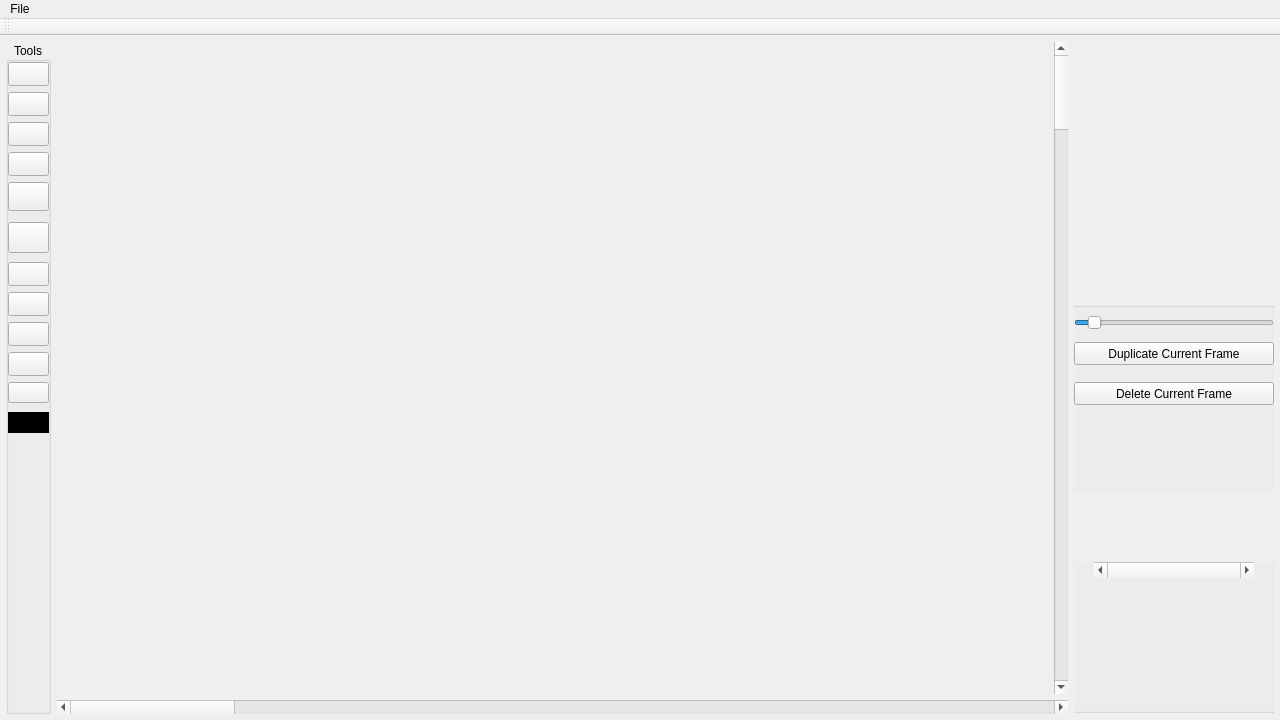
<?xml version="1.0" encoding="UTF-8"?>
<ui version="4.0">
 <class>View</class>
 <widget class="QMainWindow" name="View">
  <property name="geometry">
   <rect>
    <x>0</x>
    <y>0</y>
    <width>1280</width>
    <height>720</height>
   </rect>
  </property>
  <property name="sizePolicy">
   <sizepolicy hsizetype="Fixed" vsizetype="Preferred">
    <horstretch>0</horstretch>
    <verstretch>0</verstretch>
   </sizepolicy>
  </property>
  <property name="windowTitle">
   <string>Spredator</string>
  </property>
  <widget class="QWidget" name="centralWidget">
   <layout class="QHBoxLayout" name="horizontalLayout_5">
    <property name="leftMargin">
     <number>6</number>
    </property>
    <property name="topMargin">
     <number>6</number>
    </property>
    <property name="rightMargin">
     <number>6</number>
    </property>
    <property name="bottomMargin">
     <number>6</number>
    </property>
    <item>
     <spacer name="verticalSpacer">
      <property name="orientation">
       <enum>Qt::Vertical</enum>
      </property>
      <property name="sizeHint" stdset="0">
       <size>
        <width>0</width>
        <height>40</height>
       </size>
      </property>
     </spacer>
    </item>
    <item>
     <widget class="QGroupBox" name="groupBox">
      <property name="sizePolicy">
       <sizepolicy hsizetype="Maximum" vsizetype="Preferred">
        <horstretch>0</horstretch>
        <verstretch>0</verstretch>
       </sizepolicy>
      </property>
      <property name="maximumSize">
       <size>
        <width>45</width>
        <height>16777215</height>
       </size>
      </property>
      <property name="title">
       <string>Tools</string>
      </property>
      <property name="alignment">
       <set>Qt::AlignCenter</set>
      </property>
      <widget class="QPushButton" name="penButton">
       <property name="geometry">
        <rect>
         <x>2</x>
         <y>20</y>
         <width>41</width>
         <height>24</height>
        </rect>
       </property>
       <property name="text">
        <string/>
       </property>
       <property name="icon">
        <iconset resource="images.qrc">
         <normaloff>:/new/prefix1/Icons/if_15.Pencil_290135.png</normaloff>:/new/prefix1/Icons/if_15.Pencil_290135.png</iconset>
       </property>
      </widget>
      <widget class="QPushButton" name="eraseButton">
       <property name="geometry">
        <rect>
         <x>2</x>
         <y>50</y>
         <width>41</width>
         <height>24</height>
        </rect>
       </property>
       <property name="text">
        <string/>
       </property>
       <property name="icon">
        <iconset resource="images.qrc">
         <normaloff>:/new/prefix1/Icons/Eraser-2-icon.png</normaloff>:/new/prefix1/Icons/Eraser-2-icon.png</iconset>
       </property>
      </widget>
      <widget class="QPushButton" name="fillButton">
       <property name="geometry">
        <rect>
         <x>2</x>
         <y>80</y>
         <width>41</width>
         <height>24</height>
        </rect>
       </property>
       <property name="text">
        <string/>
       </property>
       <property name="icon">
        <iconset resource="images.qrc">
         <normaloff>:/new/prefix1/Icons/if_fill_45555(1).png</normaloff>:/new/prefix1/Icons/if_fill_45555(1).png</iconset>
       </property>
      </widget>
      <widget class="QPushButton" name="rectangleButton">
       <property name="geometry">
        <rect>
         <x>2</x>
         <y>110</y>
         <width>41</width>
         <height>24</height>
        </rect>
       </property>
       <property name="text">
        <string/>
       </property>
       <property name="icon">
        <iconset resource="images.qrc">
         <normaloff>:/new/prefix1/Icons/rectangle-icon.png</normaloff>:/new/prefix1/Icons/rectangle-icon.png</iconset>
       </property>
      </widget>
      <widget class="QPushButton" name="zoomOutButton">
       <property name="geometry">
        <rect>
         <x>2</x>
         <y>250</y>
         <width>41</width>
         <height>24</height>
        </rect>
       </property>
       <property name="text">
        <string/>
       </property>
       <property name="icon">
        <iconset resource="images.qrc">
         <normaloff>:/new/prefix1/Icons/if_zoom_out_37560.png</normaloff>:/new/prefix1/Icons/if_zoom_out_37560.png</iconset>
       </property>
      </widget>
      <widget class="QPushButton" name="redoButton">
       <property name="geometry">
        <rect>
         <x>2</x>
         <y>280</y>
         <width>41</width>
         <height>24</height>
        </rect>
       </property>
       <property name="text">
        <string/>
       </property>
       <property name="icon">
        <iconset resource="images.qrc">
         <normaloff>:/new/prefix1/Icons/if_redo_37543.png</normaloff>:/new/prefix1/Icons/if_redo_37543.png</iconset>
       </property>
      </widget>
      <widget class="QPushButton" name="undoButton">
       <property name="geometry">
        <rect>
         <x>2</x>
         <y>310</y>
         <width>41</width>
         <height>24</height>
        </rect>
       </property>
       <property name="layoutDirection">
        <enum>Qt::LeftToRight</enum>
       </property>
       <property name="text">
        <string/>
       </property>
       <property name="icon">
        <iconset resource="images.qrc">
         <normaloff>:/new/prefix1/Icons/if_undo_37543.png</normaloff>:/new/prefix1/Icons/if_undo_37543.png</iconset>
       </property>
      </widget>
      <widget class="QPushButton" name="lineButton">
       <property name="geometry">
        <rect>
         <x>2</x>
         <y>140</y>
         <width>41</width>
         <height>29</height>
        </rect>
       </property>
       <property name="text">
        <string/>
       </property>
       <property name="icon">
        <iconset resource="images.qrc">
         <normaloff>:/new/prefix1/Icons/line-icon.png</normaloff>:/new/prefix1/Icons/line-icon.png</iconset>
       </property>
       <property name="iconSize">
        <size>
         <width>23</width>
         <height>23</height>
        </size>
       </property>
      </widget>
      <widget class="QPushButton" name="ellipseButton">
       <property name="geometry">
        <rect>
         <x>2</x>
         <y>180</y>
         <width>41</width>
         <height>31</height>
        </rect>
       </property>
       <property name="text">
        <string/>
       </property>
       <property name="icon">
        <iconset resource="images.qrc">
         <normaloff>:/new/prefix1/Icons/ellipse-icon.png</normaloff>:/new/prefix1/Icons/ellipse-icon.png</iconset>
       </property>
       <property name="iconSize">
        <size>
         <width>25</width>
         <height>25</height>
        </size>
       </property>
      </widget>
      <widget class="QPushButton" name="zoomInButton">
       <property name="geometry">
        <rect>
         <x>2</x>
         <y>220</y>
         <width>41</width>
         <height>24</height>
        </rect>
       </property>
       <property name="text">
        <string/>
       </property>
       <property name="icon">
        <iconset resource="images.qrc">
         <normaloff>:/new/prefix1/Icons/if_zoom_in_37559.png</normaloff>:/new/prefix1/Icons/if_zoom_in_37559.png</iconset>
       </property>
      </widget>
      <widget class="QPushButton" name="colorButton">
       <property name="geometry">
        <rect>
         <x>2</x>
         <y>370</y>
         <width>41</width>
         <height>21</height>
        </rect>
       </property>
       <property name="sizePolicy">
        <sizepolicy hsizetype="Preferred" vsizetype="Preferred">
         <horstretch>0</horstretch>
         <verstretch>0</verstretch>
        </sizepolicy>
       </property>
       <property name="autoFillBackground">
        <bool>false</bool>
       </property>
       <property name="styleSheet">
        <string notr="true">background: black; border: none;</string>
       </property>
       <property name="text">
        <string/>
       </property>
       <property name="flat">
        <bool>true</bool>
       </property>
      </widget>
      <widget class="QPushButton" name="cpButton">
       <property name="geometry">
        <rect>
         <x>2</x>
         <y>340</y>
         <width>41</width>
         <height>21</height>
        </rect>
       </property>
       <property name="text">
        <string/>
       </property>
       <property name="icon">
        <iconset resource="images.qrc">
         <normaloff>:/new/prefix1/Icons/if_stock_3d-color-picker_21508.png</normaloff>:/new/prefix1/Icons/if_stock_3d-color-picker_21508.png</iconset>
       </property>
      </widget>
     </widget>
    </item>
    <item>
     <layout class="QVBoxLayout" name="drawingBoardLayout">
      <item>
       <layout class="QHBoxLayout" name="horizontalLayout_9">
        <item>
         <widget class="DrawingWidget" name="drawingBoard" native="true">
          <property name="sizePolicy">
           <sizepolicy hsizetype="Expanding" vsizetype="Expanding">
            <horstretch>0</horstretch>
            <verstretch>0</verstretch>
           </sizepolicy>
          </property>
          <property name="minimumSize">
           <size>
            <width>950</width>
            <height>500</height>
           </size>
          </property>
          <property name="maximumSize">
           <size>
            <width>1000</width>
            <height>16777215</height>
           </size>
          </property>
          <property name="mouseTracking">
           <bool>true</bool>
          </property>
          <property name="autoFillBackground">
           <bool>true</bool>
          </property>
         </widget>
        </item>
        <item>
         <widget class="QScrollBar" name="verticalScrollBar">
          <property name="maximum">
           <number>75</number>
          </property>
          <property name="orientation">
           <enum>Qt::Vertical</enum>
          </property>
         </widget>
        </item>
       </layout>
      </item>
      <item>
       <widget class="QScrollBar" name="horizontalScrollBar">
        <property name="maximum">
         <number>50</number>
        </property>
        <property name="orientation">
         <enum>Qt::Horizontal</enum>
        </property>
       </widget>
      </item>
     </layout>
    </item>
    <item>
     <layout class="QVBoxLayout" name="previewLayout">
      <property name="spacing">
       <number>6</number>
      </property>
      <property name="sizeConstraint">
       <enum>QLayout::SetDefaultConstraint</enum>
      </property>
      <property name="leftMargin">
       <number>0</number>
      </property>
      <property name="rightMargin">
       <number>0</number>
      </property>
      <item>
       <widget class="DrawingWidget" name="previewWidget" native="true">
        <property name="enabled">
         <bool>true</bool>
        </property>
        <property name="sizePolicy">
         <sizepolicy hsizetype="Preferred" vsizetype="MinimumExpanding">
          <horstretch>0</horstretch>
          <verstretch>0</verstretch>
         </sizepolicy>
        </property>
        <property name="autoFillBackground">
         <bool>true</bool>
        </property>
        <widget class="QGroupBox" name="groupBox2">
         <property name="geometry">
          <rect>
           <x>-10</x>
           <y>260</y>
           <width>211</width>
           <height>411</height>
          </rect>
         </property>
         <property name="autoFillBackground">
          <bool>true</bool>
         </property>
         <property name="title">
          <string/>
         </property>
         <widget class="QSlider" name="fpsSlider">
          <property name="geometry">
           <rect>
            <x>10</x>
            <y>10</y>
            <width>200</width>
            <height>22</height>
           </rect>
          </property>
          <property name="sizePolicy">
           <sizepolicy hsizetype="Minimum" vsizetype="Fixed">
            <horstretch>0</horstretch>
            <verstretch>0</verstretch>
           </sizepolicy>
          </property>
          <property name="minimum">
           <number>1</number>
          </property>
          <property name="maximum">
           <number>60</number>
          </property>
          <property name="value">
           <number>5</number>
          </property>
          <property name="orientation">
           <enum>Qt::Horizontal</enum>
          </property>
         </widget>
         <widget class="DrawingWidget" name="previewWidgetMid" native="true">
          <property name="enabled">
           <bool>true</bool>
          </property>
          <property name="geometry">
           <rect>
            <x>70</x>
            <y>190</y>
            <width>70</width>
            <height>70</height>
           </rect>
          </property>
          <property name="sizePolicy">
           <sizepolicy hsizetype="Preferred" vsizetype="MinimumExpanding">
            <horstretch>0</horstretch>
            <verstretch>0</verstretch>
           </sizepolicy>
          </property>
          <property name="autoFillBackground">
           <bool>true</bool>
          </property>
          <widget class="QScrollBar" name="previewscrollbar_4">
           <property name="geometry">
            <rect>
             <x>20</x>
             <y>240</y>
             <width>160</width>
             <height>16</height>
            </rect>
           </property>
           <property name="minimum">
            <number>0</number>
           </property>
           <property name="maximum">
            <number>0</number>
           </property>
           <property name="pageStep">
            <number>1</number>
           </property>
           <property name="orientation">
            <enum>Qt::Horizontal</enum>
           </property>
          </widget>
          <widget class="QPushButton" name="cpButton_4">
           <property name="geometry">
            <rect>
             <x>10</x>
             <y>340</y>
             <width>91</width>
             <height>21</height>
            </rect>
           </property>
           <property name="text">
            <string>Color Picker</string>
           </property>
          </widget>
          <widget class="QPushButton" name="colorbutton_4">
           <property name="geometry">
            <rect>
             <x>120</x>
             <y>340</y>
             <width>61</width>
             <height>21</height>
            </rect>
           </property>
           <property name="sizePolicy">
            <sizepolicy hsizetype="Preferred" vsizetype="Preferred">
             <horstretch>0</horstretch>
             <verstretch>0</verstretch>
            </sizepolicy>
           </property>
           <property name="autoFillBackground">
            <bool>false</bool>
           </property>
           <property name="styleSheet">
            <string notr="true">background: black; border: none;</string>
           </property>
           <property name="text">
            <string/>
           </property>
           <property name="flat">
            <bool>true</bool>
           </property>
          </widget>
          <widget class="QGroupBox" name="groupBox2_4">
           <property name="geometry">
            <rect>
             <x>-10</x>
             <y>260</y>
             <width>211</width>
             <height>411</height>
            </rect>
           </property>
           <property name="autoFillBackground">
            <bool>true</bool>
           </property>
           <property name="title">
            <string/>
           </property>
           <widget class="QSlider" name="fpsSlider_4">
            <property name="geometry">
             <rect>
              <x>10</x>
              <y>320</y>
              <width>200</width>
              <height>22</height>
             </rect>
            </property>
            <property name="sizePolicy">
             <sizepolicy hsizetype="Minimum" vsizetype="Fixed">
              <horstretch>0</horstretch>
              <verstretch>0</verstretch>
             </sizepolicy>
            </property>
            <property name="minimum">
             <number>1</number>
            </property>
            <property name="maximum">
             <number>60</number>
            </property>
            <property name="value">
             <number>30</number>
            </property>
            <property name="orientation">
             <enum>Qt::Horizontal</enum>
            </property>
           </widget>
          </widget>
         </widget>
         <widget class="DrawingWidget" name="previewWidgetLeft" native="true">
          <property name="enabled">
           <bool>true</bool>
          </property>
          <property name="geometry">
           <rect>
            <x>0</x>
            <y>190</y>
            <width>70</width>
            <height>70</height>
           </rect>
          </property>
          <property name="sizePolicy">
           <sizepolicy hsizetype="Preferred" vsizetype="MinimumExpanding">
            <horstretch>0</horstretch>
            <verstretch>0</verstretch>
           </sizepolicy>
          </property>
          <property name="autoFillBackground">
           <bool>true</bool>
          </property>
          <widget class="QScrollBar" name="previewscrollbar_8">
           <property name="geometry">
            <rect>
             <x>20</x>
             <y>240</y>
             <width>160</width>
             <height>16</height>
            </rect>
           </property>
           <property name="minimum">
            <number>0</number>
           </property>
           <property name="maximum">
            <number>0</number>
           </property>
           <property name="pageStep">
            <number>1</number>
           </property>
           <property name="orientation">
            <enum>Qt::Horizontal</enum>
           </property>
          </widget>
          <widget class="QPushButton" name="cpButton_8">
           <property name="geometry">
            <rect>
             <x>10</x>
             <y>340</y>
             <width>91</width>
             <height>21</height>
            </rect>
           </property>
           <property name="text">
            <string>Color Picker</string>
           </property>
          </widget>
          <widget class="QPushButton" name="colorbutton_8">
           <property name="geometry">
            <rect>
             <x>120</x>
             <y>340</y>
             <width>61</width>
             <height>21</height>
            </rect>
           </property>
           <property name="sizePolicy">
            <sizepolicy hsizetype="Preferred" vsizetype="Preferred">
             <horstretch>0</horstretch>
             <verstretch>0</verstretch>
            </sizepolicy>
           </property>
           <property name="autoFillBackground">
            <bool>false</bool>
           </property>
           <property name="styleSheet">
            <string notr="true">background: black; border: none;</string>
           </property>
           <property name="text">
            <string/>
           </property>
           <property name="flat">
            <bool>true</bool>
           </property>
          </widget>
          <widget class="QGroupBox" name="groupBox2_8">
           <property name="geometry">
            <rect>
             <x>-10</x>
             <y>260</y>
             <width>211</width>
             <height>411</height>
            </rect>
           </property>
           <property name="autoFillBackground">
            <bool>true</bool>
           </property>
           <property name="title">
            <string/>
           </property>
           <widget class="QSlider" name="fpsSlider_8">
            <property name="geometry">
             <rect>
              <x>10</x>
              <y>320</y>
              <width>200</width>
              <height>22</height>
             </rect>
            </property>
            <property name="sizePolicy">
             <sizepolicy hsizetype="Minimum" vsizetype="Fixed">
              <horstretch>0</horstretch>
              <verstretch>0</verstretch>
             </sizepolicy>
            </property>
            <property name="minimum">
             <number>1</number>
            </property>
            <property name="maximum">
             <number>60</number>
            </property>
            <property name="value">
             <number>30</number>
            </property>
            <property name="orientation">
             <enum>Qt::Horizontal</enum>
            </property>
           </widget>
          </widget>
         </widget>
         <widget class="DrawingWidget" name="previewWidgetRight" native="true">
          <property name="enabled">
           <bool>true</bool>
          </property>
          <property name="geometry">
           <rect>
            <x>140</x>
            <y>190</y>
            <width>70</width>
            <height>70</height>
           </rect>
          </property>
          <property name="sizePolicy">
           <sizepolicy hsizetype="Preferred" vsizetype="MinimumExpanding">
            <horstretch>0</horstretch>
            <verstretch>0</verstretch>
           </sizepolicy>
          </property>
          <property name="autoFillBackground">
           <bool>true</bool>
          </property>
          <widget class="QScrollBar" name="previewscrollbar_9">
           <property name="geometry">
            <rect>
             <x>20</x>
             <y>240</y>
             <width>160</width>
             <height>16</height>
            </rect>
           </property>
           <property name="minimum">
            <number>0</number>
           </property>
           <property name="maximum">
            <number>0</number>
           </property>
           <property name="pageStep">
            <number>1</number>
           </property>
           <property name="orientation">
            <enum>Qt::Horizontal</enum>
           </property>
          </widget>
          <widget class="QPushButton" name="cpButton_9">
           <property name="geometry">
            <rect>
             <x>10</x>
             <y>340</y>
             <width>91</width>
             <height>21</height>
            </rect>
           </property>
           <property name="text">
            <string>Color Picker</string>
           </property>
          </widget>
          <widget class="QPushButton" name="colorbutton_9">
           <property name="geometry">
            <rect>
             <x>120</x>
             <y>340</y>
             <width>61</width>
             <height>21</height>
            </rect>
           </property>
           <property name="sizePolicy">
            <sizepolicy hsizetype="Preferred" vsizetype="Preferred">
             <horstretch>0</horstretch>
             <verstretch>0</verstretch>
            </sizepolicy>
           </property>
           <property name="autoFillBackground">
            <bool>false</bool>
           </property>
           <property name="styleSheet">
            <string notr="true">background: black; border: none;</string>
           </property>
           <property name="text">
            <string/>
           </property>
           <property name="flat">
            <bool>true</bool>
           </property>
          </widget>
          <widget class="QGroupBox" name="groupBox2_9">
           <property name="geometry">
            <rect>
             <x>-10</x>
             <y>260</y>
             <width>211</width>
             <height>411</height>
            </rect>
           </property>
           <property name="autoFillBackground">
            <bool>true</bool>
           </property>
           <property name="title">
            <string/>
           </property>
           <widget class="QSlider" name="fpsSlider_9">
            <property name="geometry">
             <rect>
              <x>10</x>
              <y>320</y>
              <width>200</width>
              <height>22</height>
             </rect>
            </property>
            <property name="sizePolicy">
             <sizepolicy hsizetype="Minimum" vsizetype="Fixed">
              <horstretch>0</horstretch>
              <verstretch>0</verstretch>
             </sizepolicy>
            </property>
            <property name="minimum">
             <number>1</number>
            </property>
            <property name="maximum">
             <number>60</number>
            </property>
            <property name="value">
             <number>30</number>
            </property>
            <property name="orientation">
             <enum>Qt::Horizontal</enum>
            </property>
           </widget>
          </widget>
         </widget>
         <widget class="QPushButton" name="addFrameButton">
          <property name="geometry">
           <rect>
            <x>10</x>
            <y>40</y>
            <width>200</width>
            <height>23</height>
           </rect>
          </property>
          <property name="text">
           <string>Duplicate Current Frame</string>
          </property>
         </widget>
         <widget class="QPushButton" name="deleteFrameButton">
          <property name="geometry">
           <rect>
            <x>10</x>
            <y>80</y>
            <width>200</width>
            <height>23</height>
           </rect>
          </property>
          <property name="text">
           <string>Delete Current Frame</string>
          </property>
         </widget>
         <widget class="QScrollBar" name="previewscrollbar">
          <property name="geometry">
           <rect>
            <x>30</x>
            <y>260</y>
            <width>160</width>
            <height>16</height>
           </rect>
          </property>
          <property name="minimum">
           <number>0</number>
          </property>
          <property name="maximum">
           <number>0</number>
          </property>
          <property name="pageStep">
           <number>1</number>
          </property>
          <property name="orientation">
           <enum>Qt::Horizontal</enum>
          </property>
         </widget>
        </widget>
       </widget>
      </item>
      <item>
       <spacer name="horizontalSpacer">
        <property name="orientation">
         <enum>Qt::Horizontal</enum>
        </property>
        <property name="sizeType">
         <enum>QSizePolicy::Fixed</enum>
        </property>
        <property name="sizeHint" stdset="0">
         <size>
          <width>200</width>
          <height>0</height>
         </size>
        </property>
       </spacer>
      </item>
     </layout>
    </item>
   </layout>
  </widget>
  <widget class="QMenuBar" name="menuBar">
   <property name="geometry">
    <rect>
     <x>0</x>
     <y>0</y>
     <width>1280</width>
     <height>20</height>
    </rect>
   </property>
   <widget class="QMenu" name="menuFile">
    <property name="title">
     <string>File</string>
    </property>
    <widget class="QMenu" name="menuThemes">
     <property name="title">
      <string>Themes</string>
     </property>
     <addaction name="actionWhite"/>
     <addaction name="actionBlack"/>
    </widget>
    <addaction name="actionNew"/>
    <addaction name="actionSave"/>
    <addaction name="actionLoad"/>
    <addaction name="actionExport_to_Gif"/>
    <addaction name="menuThemes"/>
   </widget>
   <addaction name="menuFile"/>
  </widget>
  <widget class="QToolBar" name="mainToolBar">
   <attribute name="toolBarArea">
    <enum>TopToolBarArea</enum>
   </attribute>
   <attribute name="toolBarBreak">
    <bool>false</bool>
   </attribute>
  </widget>
  <action name="actionNew">
   <property name="text">
    <string>New</string>
   </property>
  </action>
  <action name="actionSave">
   <property name="text">
    <string>Save</string>
   </property>
  </action>
  <action name="actionLoad">
   <property name="text">
    <string>Load</string>
   </property>
  </action>
  <action name="actionExport_to_Gif">
   <property name="text">
    <string>Export to Gif</string>
   </property>
  </action>
  <action name="actionWhite">
   <property name="text">
    <string>White</string>
   </property>
  </action>
  <action name="actionBlack">
   <property name="text">
    <string>Black</string>
   </property>
  </action>
 </widget>
 <layoutdefault spacing="6" margin="11"/>
 <customwidgets>
  <customwidget>
   <class>DrawingWidget</class>
   <extends>QWidget</extends>
   <header>drawingwidget.h</header>
   <container>1</container>
  </customwidget>
 </customwidgets>
 <resources>
  <include location="images.qrc"/>
 </resources>
 <connections/>
</ui>
